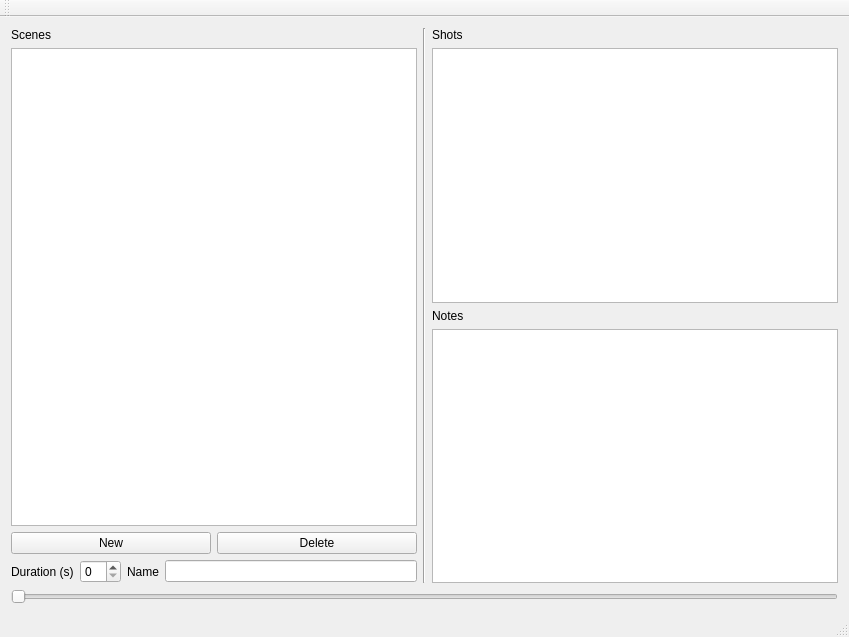
<?xml version="1.0" encoding="UTF-8"?>
<ui version="4.0">
 <class>TimelineQtClass</class>
 <widget class="QMainWindow" name="TimelineQtClass">
  <property name="geometry">
   <rect>
    <x>0</x>
    <y>0</y>
    <width>849</width>
    <height>637</height>
   </rect>
  </property>
  <property name="windowTitle">
   <string>TimelineQt</string>
  </property>
  <widget class="QWidget" name="centralWidget">
   <layout class="QVBoxLayout" name="verticalLayout">
    <item>
     <layout class="QHBoxLayout" name="shotsAndScenesLayout">
      <item>
       <layout class="QVBoxLayout" name="scenesLayout">
        <item>
         <widget class="QLabel" name="scenesLabel">
          <property name="text">
           <string>Scenes</string>
          </property>
         </widget>
        </item>
        <item>
         <widget class="QListWidget" name="scenesList"/>
        </item>
        <item>
         <layout class="QHBoxLayout" name="sceneButtonLayout">
          <item>
           <widget class="QPushButton" name="newButton">
            <property name="text">
             <string>New</string>
            </property>
           </widget>
          </item>
          <item>
           <widget class="QPushButton" name="deleteButton">
            <property name="text">
             <string>Delete</string>
            </property>
           </widget>
          </item>
         </layout>
        </item>
        <item>
         <layout class="QHBoxLayout" name="horizontalLayout">
          <item>
           <widget class="QLabel" name="durationLabel">
            <property name="text">
             <string>Duration (s)</string>
            </property>
           </widget>
          </item>
          <item>
           <widget class="QSpinBox" name="spinBox"/>
          </item>
          <item>
           <widget class="QLabel" name="sceneNameLabel">
            <property name="text">
             <string>Name</string>
            </property>
           </widget>
          </item>
          <item>
           <widget class="QLineEdit" name="sceneNameText"/>
          </item>
         </layout>
        </item>
       </layout>
      </item>
      <item>
       <widget class="Line" name="line">
        <property name="orientation">
         <enum>Qt::Vertical</enum>
        </property>
       </widget>
      </item>
      <item>
       <layout class="QVBoxLayout" name="shotsLayout">
        <item>
         <widget class="QLabel" name="shotsLabel">
          <property name="text">
           <string>Shots</string>
          </property>
         </widget>
        </item>
        <item>
         <widget class="QListWidget" name="shotsList"/>
        </item>
        <item>
         <widget class="QLabel" name="notesLabel">
          <property name="text">
           <string>Notes</string>
          </property>
         </widget>
        </item>
        <item>
         <widget class="QTextEdit" name="notesText"/>
        </item>
       </layout>
      </item>
     </layout>
    </item>
    <item>
     <widget class="QSlider" name="horizontalSlider">
      <property name="orientation">
       <enum>Qt::Horizontal</enum>
      </property>
     </widget>
    </item>
   </layout>
  </widget>
  <widget class="QMenuBar" name="menuBar">
   <property name="geometry">
    <rect>
     <x>0</x>
     <y>0</y>
     <width>849</width>
     <height>26</height>
    </rect>
   </property>
  </widget>
  <widget class="QToolBar" name="mainToolBar">
   <attribute name="toolBarArea">
    <enum>TopToolBarArea</enum>
   </attribute>
   <attribute name="toolBarBreak">
    <bool>false</bool>
   </attribute>
  </widget>
  <widget class="QStatusBar" name="statusBar"/>
 </widget>
 <layoutdefault spacing="6" margin="11"/>
 <resources>
  <include location="TimelineQt.qrc"/>
 </resources>
 <connections/>
</ui>
